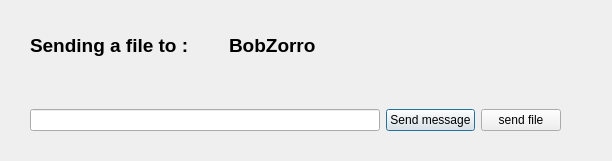
<?xml version="1.0" encoding="UTF-8"?>
<ui version="4.0">
 <class>Dialog3</class>
 <widget class="QDialog" name="Dialog3">
  <property name="geometry">
   <rect>
    <x>0</x>
    <y>0</y>
    <width>612</width>
    <height>161</height>
   </rect>
  </property>
  <property name="maximumSize">
   <size>
    <width>612</width>
    <height>161</height>
   </size>
  </property>
  <property name="windowTitle">
   <string>Dialog</string>
  </property>
  <widget class="QWidget" name="horizontalLayoutWidget">
   <property name="geometry">
    <rect>
     <x>30</x>
     <y>100</y>
     <width>531</width>
     <height>41</height>
    </rect>
   </property>
   <layout class="QHBoxLayout" name="horizontalLayout">
    <item>
     <widget class="QLineEdit" name="lineEdit"/>
    </item>
    <item>
     <widget class="QPushButton" name="pushButton">
      <property name="text">
       <string>Send message</string>
      </property>
     </widget>
    </item>
    <item>
     <widget class="QPushButton" name="pushButton_2">
      <property name="text">
       <string>send file</string>
      </property>
     </widget>
    </item>
   </layout>
  </widget>
  <widget class="QWidget" name="horizontalLayoutWidget_2">
   <property name="geometry">
    <rect>
     <x>30</x>
     <y>10</y>
     <width>391</width>
     <height>71</height>
    </rect>
   </property>
   <layout class="QHBoxLayout" name="horizontalLayout_2">
    <item>
     <widget class="QLabel" name="label">
      <property name="font">
       <font>
        <pointsize>14</pointsize>
        <weight>75</weight>
        <bold>true</bold>
       </font>
      </property>
      <property name="text">
       <string>Sending a file to : </string>
      </property>
     </widget>
    </item>
    <item>
     <widget class="QLabel" name="label_2">
      <property name="font">
       <font>
        <pointsize>14</pointsize>
        <weight>75</weight>
        <bold>true</bold>
       </font>
      </property>
      <property name="text">
       <string>BobZorro</string>
      </property>
     </widget>
    </item>
   </layout>
  </widget>
 </widget>
 <resources/>
 <connections/>
</ui>
